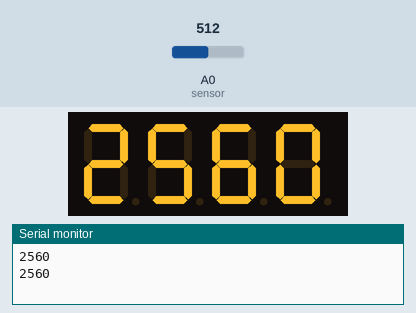
Recording of a sketch running on a simulated Arduino Uno, built with avr-gcc and run on an emulated ATmega328P. On the bench: 4-digit seven-segment display, the last lines printed to the serial monitor. The inputs (shaded band) are chosen by the test bench; at power-on: A0 (sensor) = 512.

Above: at 1.8 s.
1.9 s: A0 (sensor) set to 716
At 3.0 s:
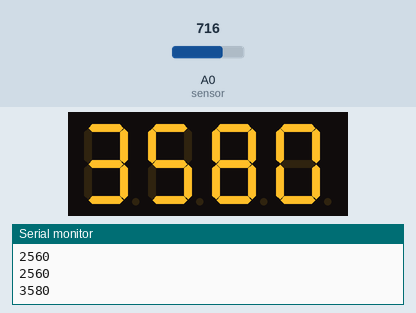
3.5 s: A0 (sensor) set to 900
At 4.8 s:
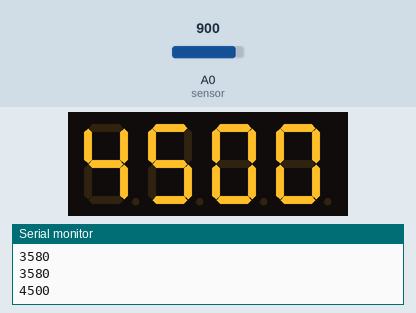
5.5 s: A0 (sensor) set to 1023
At 6.5 s:
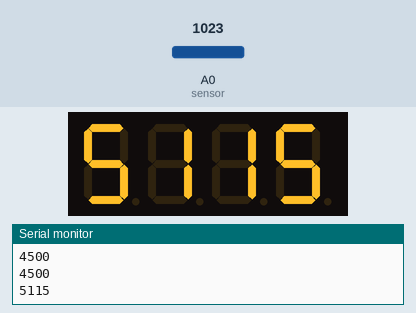
Timing chart, 0 to 8.5 s (numbered marks = the images above; inputs shaded):
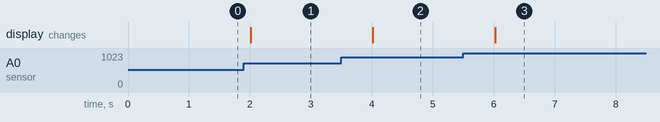

Measured:
- after the input at 1.9 s, the display: changes after 0.11 s (image 1)
- after the input at 3.5 s, the display: changes after 0.52 s (image 2)
- after the input at 5.5 s, the display: changes after 0.53 s (image 3)

The sketch:

maxbotix7389read_7seg.ino
```cpp
/*
  AnalogReadSerial - Maxbotix MB7389 HRXL MaxSonar WR
  5V
  GND
  pin 3 of MB7389 connected to AO

  7 seg connected to GND and 3.3V, SDA, SCL

  Duncan Wilson - April 2023

*/

#include <Wire.h> // Enable this line if using Arduino Uno, Mega, etc.
#include <Adafruit_GFX.h>
#include "Adafruit_LEDBackpack.h"

Adafruit_7segment matrix = Adafruit_7segment();

// the setup routine runs once when you press reset:
void setup() {
  // initialize serial communication at 9600 bits per second:
  Serial.begin(9600);
  // initialise 7 seg display
  matrix.begin(0x70);
}

// the loop routine runs over and over again forever:
void loop() {
  // read the input on analog pin 0:
  int sensorValue = analogRead(A0) * 5; // multiply by 5 since 5m sensor so range Vcc/5120 per 1mm
  Serial.println(sensorValue);
  matrix.print(sensorValue);
  matrix.writeDisplay();
  delay(1000);  // delay in between reads for stability
}
```
